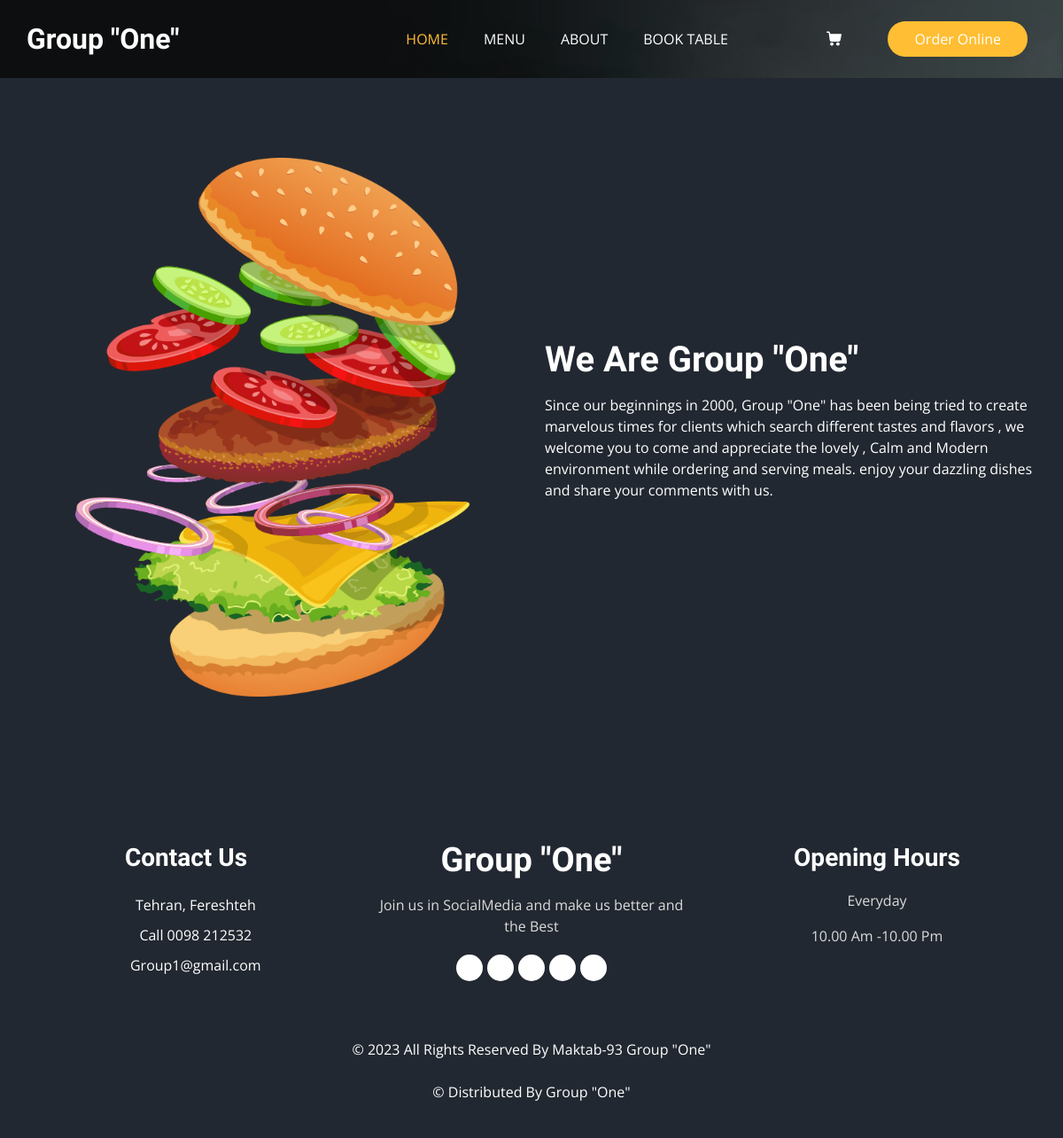
The page /about/ on the database its author committed.
### home/models.py (models this page shows, shortened)
class RestaurantInfo(ModelInfo):
    title = models.CharField(max_length=50)
    about = models.OneToOneField(
        AboutContent, on_delete=models.SET_NULL, null=True, blank=True
    )
    phone_number = models.CharField(max_length=50)
    address = models.TextField()
    email = models.EmailField()
    opening_hours = models.CharField(max_length=50)

class AboutContent(ModelInfo):
    title = models.CharField(max_length=50)
    content = models.TextField()

### home/views.py (the view)
# urls.py: path("about/", views.AboutView.as_view(), name="about"),
class AboutView(View):
    def get(self, request):
        info = RestaurantInfo.objects.first()
        return render(request, "about_page.html", context={"info": info})

### templates/about_page.html (shortened to what this page needs)
{% extends 'base.html' %}
{% block content %}
{% include 'include/about.html' %}
  {% endblock %}

### templates/include/navbar.html (shortened to what this page needs)
<nav class="navbar navbar-expand-lg custom_nav-container ">
    <a class="navbar-brand" href="{% url 'home' %}">
      <span>
        {{info.title}}
      </span>
    </a>
    <div class="collapse navbar-collapse" id="navbarSupportedContent">
      <ul class="navbar-nav  mx-auto ">
        <li class="nav-item active">
          <a class="nav-link" href="{% url 'home' %}">Home <span class="sr-only">(current)</span></a>
        </li>
        <li class="nav-item">
          <a class="nav-link" href="{% url 'menu' %}">Menu</a>
        </li>
        <li class="nav-item">
          <a class="nav-link" href="{% url 'about' %}">About</a>
        </li>
        <li class="nav-item">
          <a class="nav-link" href="{% url 'book' %}">Book Table</a>
        </li>
      </ul>
      <div class="user_option">
        <a href="{% url 'customer' %}" class="user_link"><i class="fa fa-user" aria-hidden="true"></i></a>
        <a class="cart_link" href="{% url 'cart' %}">
        </a>
        <form class="form-inline">
          <button class="btn  my-2 my-sm-0 nav_search-btn" type="submit">
            <i class="fa fa-search" aria-hidden="true"></i>
          </button>
        </form>
        <a href="" class="order_online">
          Order Online
        </a>
      </div>
    </div>
  </nav>

### templates/include/about.html
  {% load static %}
  <section class="about_section layout_padding">
    <div class="container  ">
      <div class="row">
        <div class="col-md-6 ">
          <div class="img-box">
            <img src="{% static 'images/about-img.png' %}" alt="">
          </div>
        </div>
        <div class="col-md-6">
          <div class="detail-box">
            <div class="heading_container">
              <h2>
                {{info.about.title}}
              </h2>
            </div>
                      <p>
                        {{info.about.content}}
                      </p>
          </div>
        </div>
      </div>
    </div>
  </section>

### templates/include/footer.html (shortened to what this page needs)
  <footer class="footer_section">
    <div class="container">
      <div class="row">
        <div class="col-md-4 footer-col">
          <div class="footer_contact">
            <h4>
              Contact Us
            </h4>
            <div class="contact_link_box">
              <a href="https://goo.gl/maps/HTrc35Hpzrodi61J7"  target="_blank" >
                <i class="fa fa-map-marker" aria-hidden="true"></i>
                <span>
                  {{info.address}}
                </span>
              </a>
              <a href="">
                <i class="fa fa-phone" aria-hidden="true"></i>
                <span>
                  Call {{info.phone_number}}
                </span>
              </a>
              <a href="">
                <i class="fa fa-envelope" aria-hidden="true"></i>
                <span>
                  {{info.email}}
                </span>
              </a>
            </div>
          </div>
        </div>
        <div class="col-md-4 footer-col">
          <div class="footer_detail">
            <a href="" class="footer-logo">
              {{info.title}}
            </a>
            <p>
Join us in SocialMedia and make us better and the Best            </p>
            <div class="footer_social">
              <a href="">
                <i class="fa fa-facebook" aria-hidden="true"></i>
              </a>
              <a href="">
                <i class="fa fa-twitter" aria-hidden="true"></i>
              </a>
              <a href="">
                <i class="fa fa-linkedin" aria-hidden="true"></i>
              </a>
              <a href="">
                <i class="fa fa-instagram" aria-hidden="true"></i>
              </a>
              <a href="">
                <i class="fa fa-pinterest" aria-hidden="true"></i>
              </a>
            </div>
          </div>
        </div>
        <div class="col-md-4 footer-col">
          <h4>
            Opening Hours
          </h4>
          <p>
            Everyday
          </p>
          <p>
            {{info.opening_hours}}
          </p>
        </div>
      </div>
      <div class="footer-info">
        <p>
          &copy; <span id="displayYear"></span> All Rights Reserved By
          <a href="https://html.design/">Maktab-93 {{info.title}}</a><br><br>
          &copy;  Distributed By
          <a href="https://themewagon.com/" target="_blank">{{info.title}} </a>
        </p>
      </div>
    </div>
  </footer>

### static/css/style.css (style rules this page uses)
body { font-family: "Open Sans", sans-serif; color: #0c0c0c; background-color: #ffffff; overflow-x: hidden; }
.layout_padding { padding: 90px 0; }
h1, h2 { font-family: 'Dancing Script', cursive; }
.heading_container { display: -webkit-box; display: -ms-flexbox; display: flex; -webkit-box-orient: vertical; -webkit-box-direction: normal; -ms-flex-direction: column; flex-direction: column; -webkit-box-align: start; -ms-flex-align: start; align-items: flex-start; }
.heading_container h2 { position: relative; margin-bottom: 0; font-size: 2.5rem; font-weight: bold; }
a, a:hover, a:focus { text-decoration: none; }
.btn, .btn:focus { outline: none !important; -webkit-box-shadow: none; box-shadow: none; }
.navbar-brand { font-family: 'Dancing Script', cursive; }
.navbar-brand span { font-weight: bold; font-size: 32px; color: #ffffff; }
.custom_nav-container { padding: 0; }
.custom_nav-container .navbar-nav { padding-left: 18%; }
.custom_nav-container .navbar-nav .nav-item .nav-link { padding: 5px 20px; color: #ffffff; text-align: center; text-transform: uppercase; border-radius: 5px; -webkit-transition: all 0.3s; transition: all 0.3s; }
.custom_nav-container .navbar-nav .nav-item:hover .nav-link, .custom_nav-container .navbar-nav .nav-item.active .nav-link { color: #ffbe33; }
.custom_nav-container .nav_search-btn { width: auto; height: auto; padding: 0; border: none; color: #ffffff; margin: 0 10px; }
.user_option { display: -webkit-box; display: -ms-flexbox; display: flex; -webkit-box-align: center; -ms-flex-align: center; align-items: center; }
.user_option a { margin: 0 10px; }
.user_option .user_link { color: #ffffff; }
.user_option .cart_link { display: -webkit-box; display: -ms-flexbox; display: flex; -webkit-box-pack: center; -ms-flex-pack: center; justify-content: center; -webkit-box-align: center; -ms-flex-align: center; align-items: center; }
.user_option .cart_link svg { width: 17px; height: auto; fill: #ffffff; margin-bottom: 2px; }
.user_option .order_online { display: inline-block; padding: 8px 30px; background-color: #ffbe33; color: #ffffff; border-radius: 45px; -webkit-transition: all 0.3s; transition: all 0.3s; border: none; }
.about_section { background: #222831; color: #ffffff; }
.about_section .row { -webkit-box-align: center; -ms-flex-align: center; align-items: center; }
.about_section .img-box { position: relative; display: -webkit-box; display: -ms-flexbox; display: flex; -webkit-box-pack: center; -ms-flex-pack: center; justify-content: center; }
.about_section .img-box img { width: 100%; max-width: 445px; position: relative; z-index: 2; }
.about_section .detail-box p { margin-top: 15px; }
.footer_section { background-color: #222831; color: #ffffff; padding: 75px 0 40px 0; text-align: center; }
.footer_section h4 { font-size: 28px; }
.footer_section h4, .footer_section .footer-logo { font-weight: 600; margin-bottom: 20px; font-family: 'Dancing Script', cursive; }
.footer_section p { color: #dbdbdb; }
.footer_section .footer-col { margin-bottom: 30px; }
.footer_section .footer_contact .contact_link_box { display: -webkit-box; display: -ms-flexbox; display: flex; -webkit-box-orient: vertical; -webkit-box-direction: normal; -ms-flex-direction: column; flex-direction: column; }
.footer_section .footer_contact .contact_link_box a { margin: 5px 0; color: #ffffff; }
.footer_section .footer_contact .contact_link_box a i { margin-right: 5px; }
.footer_section .footer-logo { display: block; font-weight: bold; font-size: 38px; line-height: 1; color: #ffffff; }
.footer_section .footer_social { display: -webkit-box; display: -ms-flexbox; display: flex; -webkit-box-pack: center; -ms-flex-pack: center; justify-content: center; margin-top: 20px; margin-bottom: 10px; }
.footer_section .footer_social a { display: -webkit-box; display: -ms-flexbox; display: flex; -webkit-box-pack: center; -ms-flex-pack: center; justify-content: center; -webkit-box-align: center; -ms-flex-align: center; align-items: center; color: #222831; width: 30px; height: 30px; border-radius: 100%; background-color: #ffffff; border-radius: 100%; margin: 0 2.5px; font-size: 18px; }
.footer_section .footer-info { text-align: center; margin-top: 25px; }
.footer_section .footer-info p { color: #ffffff; margin: 0; }
.footer_section .footer-info p a { color: inherit; }

### static/css/responsive.css (style rules this page uses)
@media (min-width: 1200px) { .container { max-width: 1170px; } }

### rows shown on the page
RestaurantInfo: title "Group \"One\"", about "We Are Group \"One\"", about.content "Since our beginnings in 2000, Group \"One\" has been being tried to create marvelous times for clients which search different tastes and flavors , we welcome you to come and appreciate the lovely , Calm and Modern environment while ordering and serving meals. enjoy your dazzling dishes and share your comments with us.", address "Tehran, Fereshteh", phone_number "0098 212532", email "Group1@gmail.com", opening_hours "10.00 Am -10.00 Pm"
